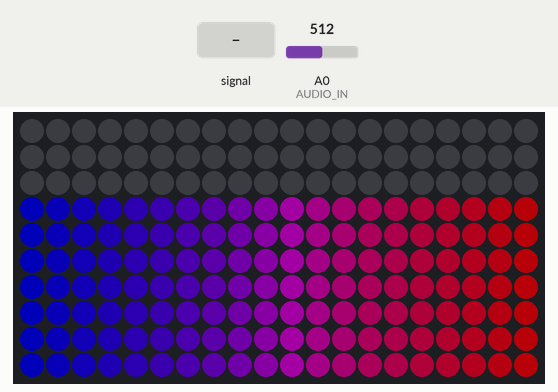
Simulated run of this sketch. Board: Arduino Uno, built with avr-gcc and run on an emulated ATmega328P. On the bench: 20×10 RGB LED matrix (first LED top left, wired row by row). The inputs (shaded band) are chosen by the test bench; at power-on: A0 (AUDIO_IN) = 512. Dim RGB values are drawn brighter than linear.

Above: at 1.2 s.
1.3 s: A0 (AUDIO_IN) fed a 200 Hz sine of ±460 counts around its level
At 1.47 s:
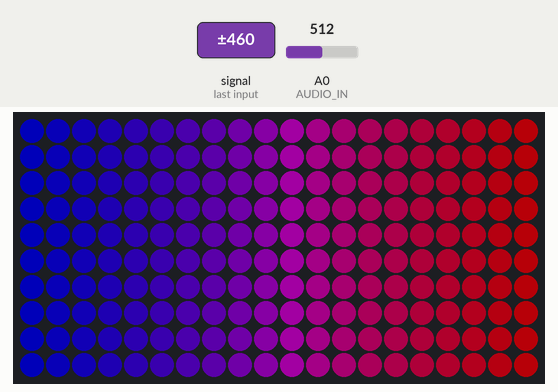
4.3 s: A0 (AUDIO_IN) set to 716
At 5.5 s:
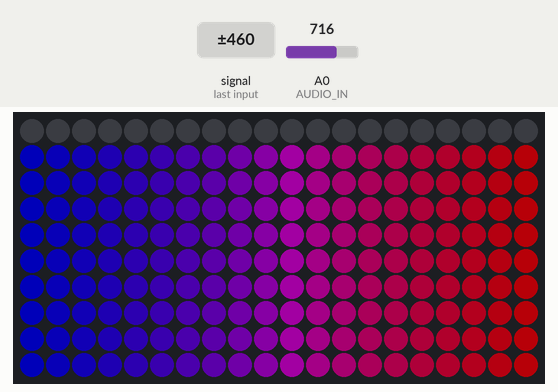
5.8 s: A0 (AUDIO_IN) fed a 1000 Hz sine of ±255 counts around its level
At 6.02 s:
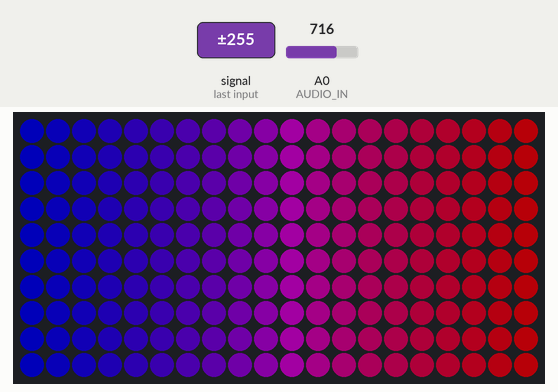
8.8 s: A0 (AUDIO_IN) set to 511
At 9.1 s:
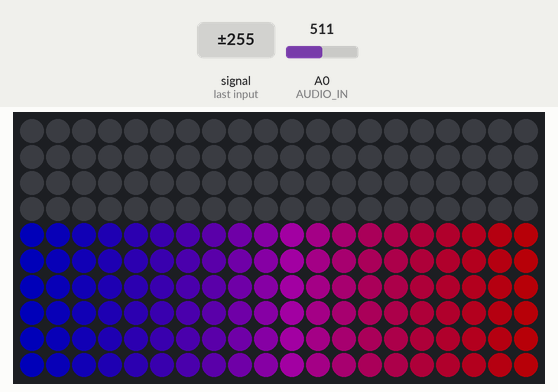
10.3 s: A0 (AUDIO_IN) set to 754
At 11.4 s:
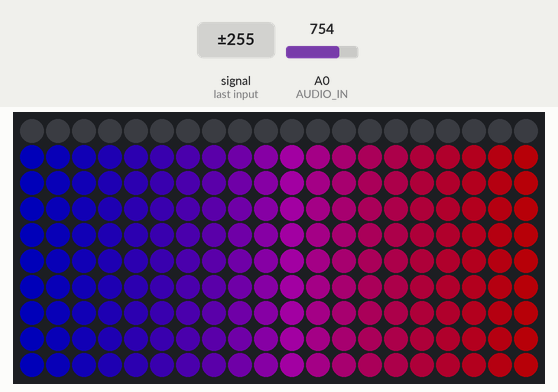
11.8 s: A0 (AUDIO_IN) set to 781
At 12.7 s:
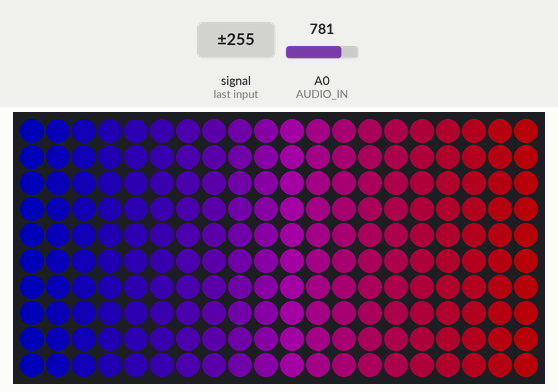
Timing chart, 0 to 14.3 s (numbered marks = the images above; inputs shaded):
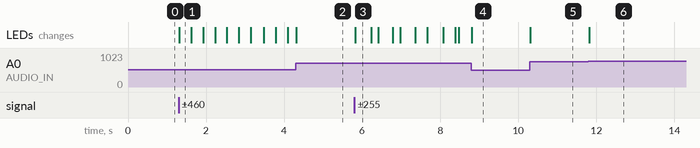

The sketch:

vumeter.ino
```cpp
/**
   Vumeter using FFT
   Suitable for signals up to 4.5 KHz
   Sampling frequency on Arduino Uno is approximately 9 KHz
   Uses the FIX_FFT library:    https://www.arduinolibraries.info/libraries/fix_fft
*/

/**
   Created by Suprotik Dey
   Shout out to Gadget Reboot
*/

#include <fix_fft.h> // fixed point Fast Fourier Transform library
#include <FastLED.h>
#include <LEDMatrix.h>
#define AUDIO_IN A0 // audio input port
#define PIXEL_COLS 20 //Not greater than 64
#define PIXEL_ROWS 10
#define MATRIX_SIZE (PIXEL_COLS*PIXEL_ROWS)
#define MATRIX_LAYOUT VERTICAL_ZIGZAG_MATRIX
#define FFT_OUTPUT_BUFFER_SIZE 64
#define READ_BUFFER_SIZE FFT_OUTPUT_BUFFER_SIZE*2
#define FFT_OUT_MAX_AMP 100
#define AUDIO_GAIN 1.2
#define BAR_GAIN 1
#define AUDIO_NOISE_THRESHOLD 2
#define PIXEL_OUTPUT_PIN 12
#define LED_BRIGHTNESS 70
#define HUE_SHIFTER 255/PIXEL_COLS

DEFINE_GRADIENT_PALETTE(BlueToRed)
{
  0, 0, 0, 255,
  255,  255, 0, 0
};

cLEDMatrix < PIXEL_COLS, PIXEL_ROWS, MATRIX_LAYOUT > leds;
CRGBPalette16 hueBlueToRed = BlueToRed;

void setup() {
  FastLED.addLeds<WS2812B, PIXEL_OUTPUT_PIN, GRB>(leds[0], leds.Size());
  FastLED.setBrightness(LED_BRIGHTNESS);
  FastLED.clear(true);
  analogReference(DEFAULT); // use the default analog reference of 5 volts (on 5V Arduino boards)
  pinMode(AUDIO_IN, INPUT);
  Serial.begin(9600); // setup serial
};

void loop() {
  //spectrumAnalyzeFlow();
  vumeterFlow();
};

void spectrumAnalyzeFlow() {
  char realFFTRes[READ_BUFFER_SIZE], imaginaryFFTRes[READ_BUFFER_SIZE]; // real and imaginary FFT result arrays
  int outFreqVals[PIXEL_COLS], fftOutBuf[FFT_OUTPUT_BUFFER_SIZE];
  readAndScale(realFFTRes, imaginaryFFTRes);
  fix_fft(realFFTRes, imaginaryFFTRes, 7, 0); //library call
  convertOutput(realFFTRes, imaginaryFFTRes, fftOutBuf);
  scaleOutput(fftOutBuf, outFreqVals);
  //printData(outFreqVals, PIXEL_COLS);
  lightUpLEDMatrix(outFreqVals);
}

void vumeterFlow() {
  int reading = map(getSample(), 0, 1023, 0, PIXEL_ROWS);
  int outFreqVals[PIXEL_COLS];
  for (int i = 0; i < PIXEL_COLS; i++) {
    outFreqVals[i] = reading;
  }
  lightUpLEDMatrix(outFreqVals);
}

void readAndScale(char re[], char im[]) {
  // The FFT real/imaginary data are stored in a char data type as a signed -128 to 127 number
  // This allows a waveform to swing centered around a 0 reference data point
  // The ADC returns data between 0-1023 so it is scaled to fit within a char by dividing by 4 and subtracting 128.
  // eg (0 / 4) - 128 = -128 and (1023 / 4) - 128 = 127
  for (int i = 0; i < READ_BUFFER_SIZE; i++) {
    re[i] = getSample() / 4 - 128; // scale the samples to fit within a char variable
    im[i] = 0; // there are no imaginary samples associated with the time domain so set to 0
  }
}

int getSample() {
  int sample = analogRead(AUDIO_IN); // read analog input samples from ADC
  if (sample <= AUDIO_NOISE_THRESHOLD)
    sample = 0;
  float sampleAmped = (float) sample * AUDIO_GAIN;
  if (sampleAmped > 1023)
    sampleAmped = 1023;
  return sampleAmped;
}

void convertOutput(char re[], char im[], int out[]) {
  // The data array will contain frequency bin data in locations 0..40 for samples up to the sampling frequency of approx. 9 KHz
  // Each frequency bin will represent a center frequency of approximately (9 KHz / 40 samples) = 225 Hz
  // Due to Nyquist sampling requirements, we can only consider sampled frequency data up to (sampling rate / 2) or (9 KHz / 2) = 4.5 KHz
  // Therefore we only acknowledge the first 64 frequency bins [0..20] = [0..4.5KHz]
  for (int i = 0; i < FFT_OUTPUT_BUFFER_SIZE; i++) {
    out[i] = sqrt(re[i] * re[i] + im[i] * im[i]);     // frequency magnitude is the square root of the sum of the squares of the real and imaginary parts of a vector
  };
}

void scaleOutput(int fftOut[], int scaledOut[]) {
  int i, j;
  //scaling by columns
  int colScaler = FFT_OUTPUT_BUFFER_SIZE / PIXEL_COLS;
  if (colScaler * PIXEL_COLS < FFT_OUTPUT_BUFFER_SIZE) {
    colScaler = colScaler + 1;
  }
  for (i = 0; i < PIXEL_COLS; i++) {
    int currAvgOut = 0;
    for (j = 0; j < colScaler; j++) {
      int currFFtPos = (i * colScaler) + j;
      if (currFFtPos >= FFT_OUTPUT_BUFFER_SIZE) {
        break;
      }
      currAvgOut = currAvgOut + fftOut[currFFtPos];
    }
    scaledOut[i] = (float)currAvgOut / j;
  }

  //scaling by rows
  for (i = 0; i < PIXEL_COLS; i++) {
    scaledOut[i] = (float) scaledOut[i] * BAR_GAIN;
    if (scaledOut[i] > FFT_OUT_MAX_AMP)
      scaledOut[i] = FFT_OUT_MAX_AMP;
    scaledOut[i] = map(scaledOut[i], 0, FFT_OUT_MAX_AMP, 0, PIXEL_ROWS);
  }
}

void printData(int outData[], int sizeofData) {
  for (int i = 0; i < sizeofData; i++) {
    Serial.print(outData[i]); // debug value
    Serial.print(","); // debug value
  }
  Serial.println();
}

void lightUpLEDMatrix(int ledData[]) {
  FastLED.clear();
  for (int i = 0; i < PIXEL_COLS; i++)
  {
    leds.DrawLine(i, 0, i, ledData[i], ColorFromPalette(hueBlueToRed, (int)(HUE_SHIFTER * i)));
  }
  FastLED.show();
}
```

Measured:
- the behaviour switches between 767 and 768 on A0 (AUDIO_IN) (found by bisection; images 5 and 6)
- after the input at 1.3 s, the LEDs: change at once (image 1)
- after the input at 5.8 s, the LEDs: change at once (image 3)
- after the input at 10.3 s, the LEDs: change at once (image 5)
- after the input at 11.8 s, the LEDs: change at once (image 6)
- what the display in image 3 shows lasts 0.4 s, from 5.8 s to 6.2 s
